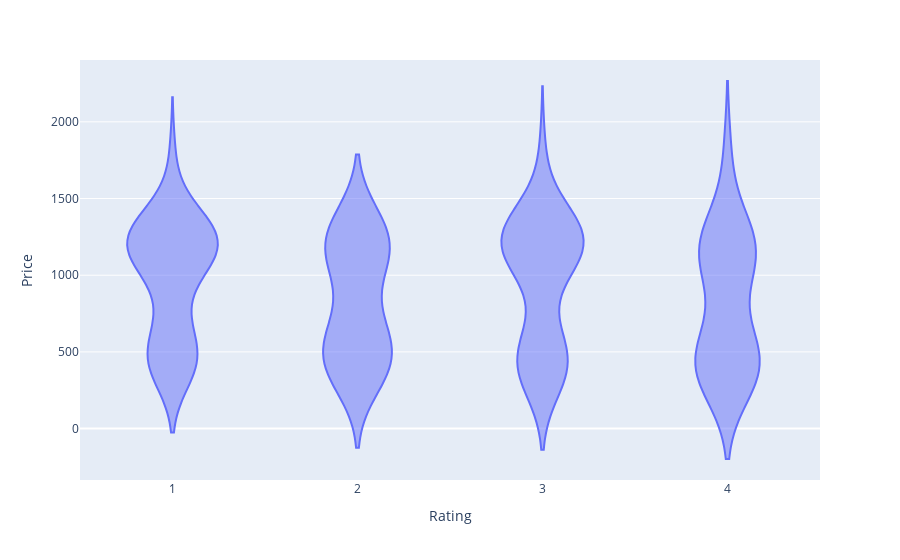

The notebook cell saved with this chart:
### Code cell
fig = px.violin(df, x="Rating", y="Price")
fig.show()
fig = px.violin(df, x="Rating", y="Price", color='Device Name',
                facet_row='Rating', box=True)
fig.show()

### Figure 1 — Plotly figure (JSON) as saved in the notebook; plotly's stock layout.template omitted (floating-point values rounded to 4 significant figures)
{"data": [{"alignmentgroup": "True", "box": {"visible": false}, "hovertemplate": "Rating=%{x}<br>Price=%{y}<extra></extra>", "legendgroup": "", "marker": {"color": "#636efa"}, "name": "", "offsetgroup": "", "orientation": "v", "scalegroup": "True", "showlegend": false, "type": "violin", "x": [3, 2, 4, 3, 3, 2, 1, 2, 2, 4, 4, 3, 1, 4, 1, 4, 3, 4, 4, 2, 1, 1, 1, 4, 1, 2, 3, 1, 3, 3, 3, 3, 2, 3, 4, 4, 1, 3, 2, 2, 2, 1, 1, 2, 2, 1, 4, 3, 2, 1, 1, 3, 2, 4, 1, 4, 1, 2, 1, 3, 4, 1, 2, 2, 3, 4, 1, 3, 3, 4, 1, 3, 3, 1, 2, 1, 1, 3, 1, 1, 3, 3, 1, 2, 3, 4, 4, 1, 3, 2, 2, 1, 3, 4, 4, 1, 3, 3, 1, 3, 3, 3, 1, 1, 1, 2, 3, 2, 1, 2, 1, 1, 3, 3, 4, 1, 3], "x0": " ", "xaxis": "x", "y": [296.0, 299, 299, 307.0, 321.9, 356.5, 364.5, 372.7, 379.9, 379.9, 391.5, 393.9, 399, 400.0, 404.2, 409.0, 409.6, 410.5, 410.7, 417.0, 433.3, 436.3, 436.3, 439.7, 454.6, 454.7, 457.4, 465.9, 468.6, 469.1, 484.2, 485.9, 487.8, 488.6, 488.8, 494.7, 497.2, 498.2, 521.0, 565.0, 578.0, 582.0, 610.0, 679, 679, 729, 740.0, 746.0, 799, 809, 899, 999, 1034.0, 1096.0, 1098.0, 1099, 1099, 1102.0, 1103.0, 1110.0, 1113.0, 1115.0, 1124.0, 1124.0, 1124.0, 1134.0, 1134.0, 1140.0, 1141.0, 1143.0, 1144.0, 1144.0, 1149, 1149, 1150.0, 1154.0, 1170.0, 1178.0, 1179.0, 1179, 1188.0, 1188.0, 1199, 1199, 1200.0, 1203.0, 1212.0, 1222.0, 1224.0, 1235.0, 1238.0, 1239.0, 1245.0, 1259, 1260.0, 1271.0, 1273.0, 1282.0, 1295.0, 1299, 1310.0, 1312.0, 1327.0, 1333, 1337.0, 1338.0, 1341.0, 1348.0, 1349.0, 1362.0, 1366.0, 1381.0, 1399, 1399, 1769, 1769, 1799], "y0": " ", "yaxis": "y"}], "layout": {"legend": {"tracegroupgap": 0}, "margin": {"t": 60}, "violinmode": "group", "xaxis": {"anchor": "y", "domain": [0, 1], "title": {"text": "Rating"}}, "yaxis": {"anchor": "x", "domain": [0, 1], "title": {"text": "Price"}}}}
